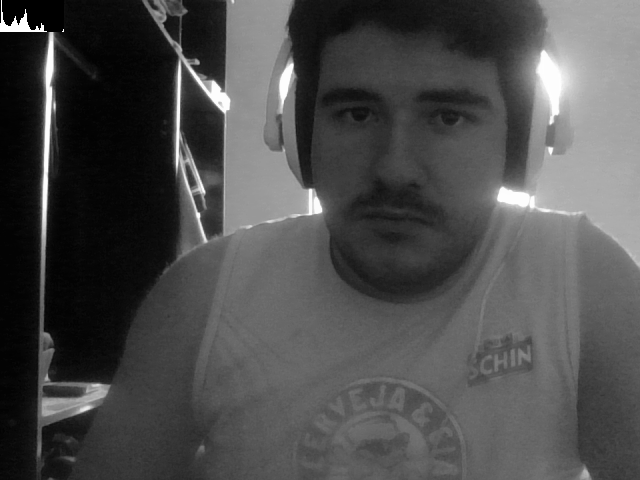
//> input picture Imagem em cinza.png, 640 x 480 px, given in place of the camera
$ ./filtrohomomorfico   (built with g++ and OpenCV 4)
//> lines starting //> are read from the running program, lines starting //| are printed output that depends on the picture; after the words box and inside, x2 and y2 are one past the last pixel; in counts of white or black regions, pixels touching at a corner belong together
#include <iostream>
#include <opencv2/opencv.hpp>
#include <vector>

using namespace cv;

#define RADIUS 20

void on_trackbar_frequency(int, void*) {}

void on_trackbar_noise_gain(int, void*) {}

void on_trackbar_HMMF_GamaH(int, void*) {}

void on_trackbar_HMMF_GamaL(int, void*) {}

void on_trackbar_HMMF_D0(int, void*) {}

void on_trackbar_HMMF_C(int, void*) {}

void menu() {
  std::cout << "e : habilita/desabilita interferencia\n"
               "m : habilita/desabilita o filtro mediano\n"
               "g : habilita/desabilita o filtro gaussiano\n"
               "p : realiza uma amostra das imagens\n"
               "s : habilita/desabilita subtração de fundo\n"
               "b : realiza uma amostra do fundo da cena\n"
               "n : processa o negativo\n";
}

// troca os quadrantes da imagem da DFT
void deslocaDFT(cv::Mat& image) {
  cv::Mat tmp, A, B, C, D;

  // se a imagem tiver tamanho impar, recorta a regiao para
  // evitar cópias de tamanho desigual
  image = image(cv::Rect(0, 0, image.cols & -2, image.rows & -2));
  int cx = image.cols / 2;
  int cy = image.rows / 2;

  // reorganiza os quadrantes da transformada
  // A B   ->  D C
  // C D       B A
  A = image(cv::Rect(0, 0, cx, cy));
  B = image(cv::Rect(cx, 0, cx, cy));
  C = image(cv::Rect(0, cy, cx, cy));
  D = image(cv::Rect(cx, cy, cx, cy));

  // A <-> D
  A.copyTo(tmp);
  D.copyTo(A);
  tmp.copyTo(D);

  // C <-> B
  C.copyTo(tmp);
  B.copyTo(C);
  tmp.copyTo(B);
}

// Gera o filtro homomorfico
void FiltroHomomorfico(cv::Mat& filter, float GamaH, float GamaL, float D0, float C) {
  int width = filter.cols;
  int height = filter.rows;
  float D2 = 0.0;
  //C = C/10;
  D0 = D0 + 0.001;//somado um valor pequeno apenas para não zerar o valor de D0
  for (int i = 0; i < height; i++) {
    for (int j = 0; j < width; j++) {
      D2 = ((i-height/2)*(i-height/2) + (j-width/2)*(j-width/2));
      filter.at<float>(i, j) = (GamaH - GamaL) * (1 - exp(-C*( D2 / (D0*D0)) )) + GamaL;
    }
  }

  normalize(filter, filter, 0, 1, cv::NORM_MINMAX);
  imshow("F homomorfico", filter);
}

int main(int, char**) {
  cv::VideoCapture cap;
  cv::Mat imaginaryInput, complexImage, multsp;
  cv::Mat padded, filter, mag;
  cv::Mat image, imagegray, tmp, magI;
  cv::Mat_<float> realInput, zeros, ones;
  cv::Mat backgroundImage;
  std::vector<cv::Mat> planos;

  // habilita/desabilita ruido
  bool noise = true;
  // frequencia do ruido
  int freq = 10;
  int freq_max;
  // ganho do ruido
  int gain_int = 0;
  int gain_max = 100;
  float gain = 0;

  //Parametros do filtro homomorfico
  int gamah_max = 50;
  int gamal_max = 50;
  int d0_max = 50;
  int c_max = 50;

  int gamah = 10;
  int gamal = 5;
  int d0 = 10;
  int c = 5;

  // habilita filtro da mediana
  bool median = false;
  // habilita o filtro gaussiano
  bool gaussian = false;
  // habilita o negativo da imagem
  bool negative = false;

  // realiza amostragem da imagem
  bool sample = false;

  // captura background
  bool background = false;

  // subtrai fundo da imagem
  bool subtract = false;

  // valor do ruido
  float mean;

  // guarda tecla capturada
  char key;

  // valores ideais dos tamanhos da imagem
  // para calculo da DFT
  int dft_M, dft_N;

  //  char TrackbarRadiusName[50];
  //  std::strcpy(TrackbarFrequencyName, "Raio");

  // abre a câmera
  cap.open(0);

  // apresenta as opcoes de interacao
  menu();

  cap.set(cv::CAP_PROP_FRAME_WIDTH, 640);
  cap.set(cv::CAP_PROP_FRAME_HEIGHT, 480);

  if (!cap.isOpened()) return -1;

  // captura uma imagem para recuperar as
  // informacoes de gravação
  cap >> image;
//> image is the input picture: 480 rows x 640 cols, CV_8UC3; min 0, max 255, mean 76.7

  // identifica os tamanhos otimos para
  // calculo do FFT
  dft_M = cv::getOptimalDFTSize(image.rows);
//> dft_M = 480
  dft_N = cv::getOptimalDFTSize(image.cols);
//> dft_N = 640

  freq_max = dft_M / 2 - 1;
//> freq_max = 239
  cv::namedWindow("original", 1);
  cv::createTrackbar("frequencia", "original", &freq, freq_max, on_trackbar_frequency);
  on_trackbar_frequency(freq, 0);

  cv::createTrackbar("amp. ruido", "original", &gain_int, gain_max, on_trackbar_frequency);
  on_trackbar_noise_gain(gain_int, 0);

  //Filtro homomorfico
  cv::createTrackbar("GamaH", "original", &gamah, gamah_max, on_trackbar_HMMF_GamaH);
  on_trackbar_HMMF_GamaH(gamah, 0);

  cv::createTrackbar("GamaL", "original", &gamal, gamal_max, on_trackbar_HMMF_GamaL);
  on_trackbar_HMMF_GamaL(gamal, 0);

  cv::createTrackbar("D0", "original", &d0, d0_max, on_trackbar_HMMF_D0);
  on_trackbar_HMMF_D0(d0, 0);

  cv::createTrackbar("C", "original", &c, c_max, on_trackbar_HMMF_C);
  on_trackbar_HMMF_C(c, 0);

  // realiza o padding da imagem
  cv::copyMakeBorder(image, padded, 0, dft_M - image.rows, 0,
                     dft_N - image.cols, cv::BORDER_CONSTANT,
                     cv::Scalar::all(0));

  // parte imaginaria da matriz complexa (preenchida com zeros)
  zeros = cv::Mat_<float>::zeros(padded.size());
  ones = cv::Mat_<float>::zeros(padded.size());

  // prepara a matriz complexa para ser preenchida
  complexImage = cv::Mat(padded.size(), CV_32FC2, cv::Scalar(0));

  // a função de transferencia (filtro de frequencia) deve ter o
  // mesmo tamanho e tipo da matriz complexa
  filter = complexImage.clone();

  // cria uma matriz temporária para criar as componentes real
  // e imaginaria do filtro ideal
  tmp = cv::Mat(dft_M, dft_N, CV_32F);

  // prepara o filtro passa-baixas ideal
  for (int i = 0; i < dft_M; i++) {
    for (int j = 0; j < dft_N; j++) {
      if ((i - dft_M / 2) * (i - dft_M / 2) +
              (j - dft_N / 2) * (j - dft_N / 2) <
          RADIUS * RADIUS) {
        tmp.at<float>(i, j) = 1.0;
      }
    }
  }
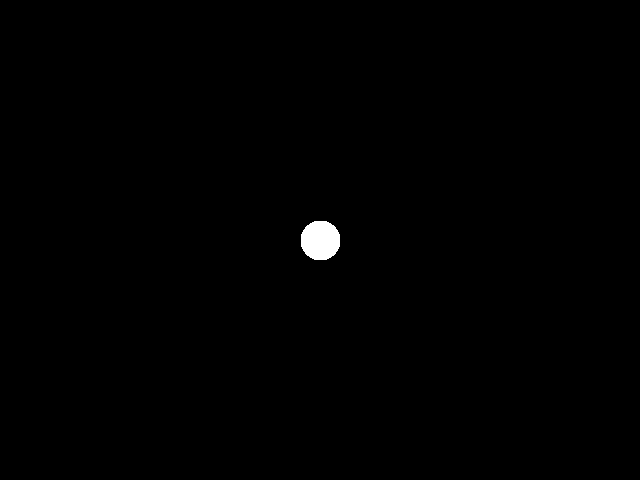
//> tmp: 480 rows x 640 cols, CV_32FC1; values 0 (black) and 1 (white), 0.41% white; 1 white region, box (x1, y1, x2, y2) and area: (301, 221, 340, 260) 1245

  //Excluir isto
  Mat HMMF = cv::Mat(dft_M, dft_N, CV_32F);

  // cria a matriz com as componentes do filtro e junta
  // ambas em uma matriz multicanal complexa
  //cv::Mat comps[] = {tmp, tmp};
  //cv::merge(comps, 2, filter);

  for (;;) {
    cap >> image;

    FiltroHomomorfico(HMMF, gamah, gamal, d0, c);
//> after the loop in FiltroHomomorfico, `for (int i = 0; i < height; i++)`:
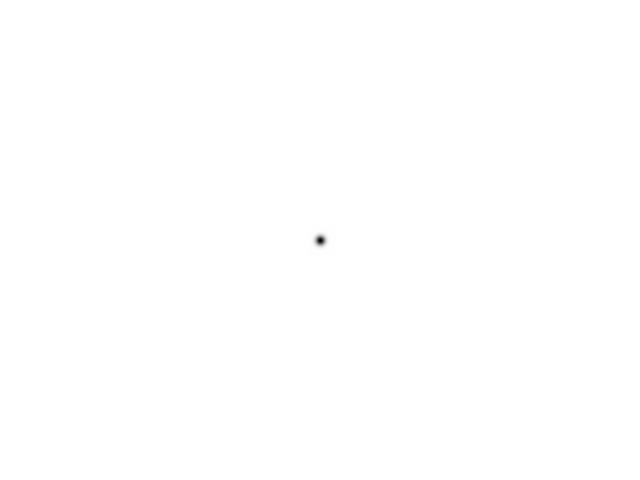
//> filter: 480 rows x 640 cols, CV_32FC1; min 5, max 10, mean 10; drawn with min black and max white

    // cria a matriz com as componentes do filtro e junta
    // ambas em uma matriz multicanal complexa
    cv::Mat comps[] = {HMMF, HMMF};
    cv::merge(comps, 2, filter);

    cv::cvtColor(image, imagegray, cv::COLOR_BGR2GRAY);
    if (background == true) {
      imagegray.copyTo(backgroundImage);
      background = false;
    }

    if (subtract) {
      imagegray = cv::max(imagegray - backgroundImage, cv::Scalar(0));
    }

    if (negative) {
      bitwise_not(imagegray, imagegray);
    }
    if (median) {
      cv::medianBlur(imagegray, image, 3);
      image.copyTo(imagegray);
    }
    if (gaussian) {
      cv::GaussianBlur(imagegray, image, cv::Size(3, 3), 0);
      image.copyTo(imagegray);
    }
    cv::imshow("original", imagegray);

    // realiza o padding da imagem
    cv::copyMakeBorder(imagegray, padded, 0, dft_M - image.rows, 0,
                       dft_N - image.cols, cv::BORDER_CONSTANT,
                       cv::Scalar::all(0));

    // limpa o array de matrizes que vao compor a
    // imagem complexa
    planos.clear();
    // cria a compoente real
    realInput = cv::Mat_<float>(padded);
    // insere as duas componentes no array de matrizes
    planos.push_back(realInput);
    planos.push_back(zeros);
//> planos[1]: 480 rows x 640 cols, CV_32FC1; every value is 0

    // combina o array de matrizes em uma unica
    // componente complexa
    cv::merge(planos, complexImage);

    // calcula o dft
    cv::dft(complexImage, complexImage);
    // realiza a troca de quadrantes
    deslocaDFT(complexImage);

    // exibe o espectro e angulo de fase
    // armazena amostra das imagens
    {
      planos.clear();
      cv::split(complexImage, planos);

      cv::Mat magn, angl, anglInt, magnInt;
      cv::cartToPolar(planos[0], planos[1], magn, angl, false);
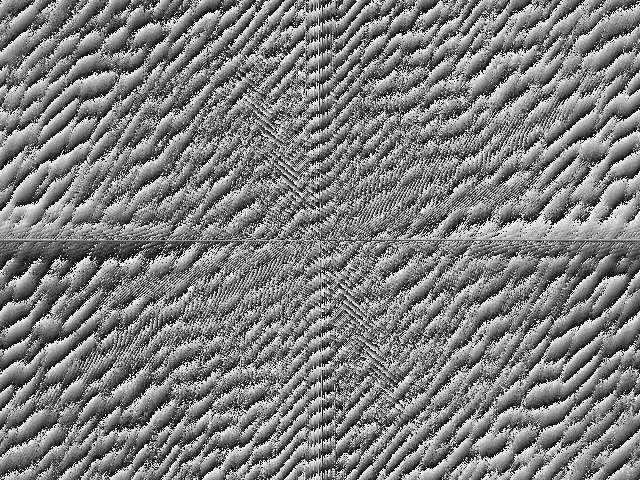
//> angl: 480 rows x 640 cols, CV_32FC1; min 0, max 6.28, mean 3.14; drawn with min black and max white
      cv::normalize(angl, angl, 0, 255, cv::NORM_MINMAX);
      angl.convertTo(anglInt, CV_8U);
      cv::imshow("Angulo de Fase", anglInt);

      cv::magnitude(planos[0], planos[1], planos[0]);
      magI = planos[0];
      magI += cv::Scalar::all(1);
      cv::log(magI, magI);
      cv::normalize(magI, magI, 0, 255, cv::NORM_MINMAX);
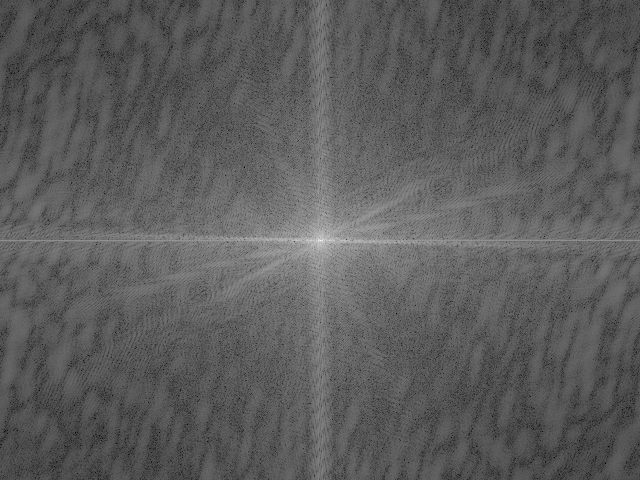
//> magI: 480 rows x 640 cols, CV_32FC1; min 0, max 255, mean 92.6
      magI.convertTo(magnInt, CV_8U);
      cv::imshow("Espectro", magnInt);

      if (sample == true) {
        cv::imwrite("dft-imagem.png", padded);
        cv::imwrite("dft-espectro.png", magnInt);
        cv::imwrite("dft-angl.png", anglInt);
        std::cout << "#### sample ok ###\n";
        menu();
        sample = false;
      }
    }

    // aplica o filtro de frequencia
    cv::mulSpectrums(complexImage, filter, complexImage, 0);

    // limpa o array de planos
    planos.clear();

    // separa as partes real e imaginaria para modifica-las
    cv::split(complexImage, planos);

    // usa o valor medio do espectro para dosar o ruido
    mean = cv::abs(planos[0].at<float>(dft_M / 2, dft_N / 2));
//> mean = 0

    // insere ruido coerente, se habilitado
    if (noise) {
      gain = 1.0 * gain_int / gain_max;
      // F(u,v) recebe ganho proporcional a F(0,0)
      planos[0].at<float>(dft_M / 2 + freq, dft_N / 2 + freq) += gain * mean;

      planos[1].at<float>(dft_M / 2 + freq, dft_N / 2 + freq) += gain * mean;

      // F*(-u,-v) = F(u,v)
      planos[0].at<float>(dft_M / 2 - freq, dft_N / 2 - freq) =
          planos[0].at<float>(dft_M / 2 + freq, dft_N / 2 + freq);
//> planos[0]: 480 rows x 640 cols, CV_32FC1; min -1837876.2, max 1424897, mean -74.3

      planos[1].at<float>(dft_M / 2 - freq, dft_N / 2 - freq) =
          -planos[1].at<float>(dft_M / 2 + freq, dft_N / 2 + freq);
//> planos[1]: 480 rows x 640 cols, CV_32FC1; min -1837876.2, max 1424896.9, mean -74.4
    }

    // recompoe os planos em uma unica matriz complexa
    cv::merge(planos, complexImage);

    // troca novamente os quadrantes
    deslocaDFT(complexImage);

    // calcula a DFT inversa
    cv::idft(complexImage, complexImage);

    // limpa o array de planos
    planos.clear();

    // separa as partes real e imaginaria da
    // imagem filtrada
    cv::split(complexImage, planos);
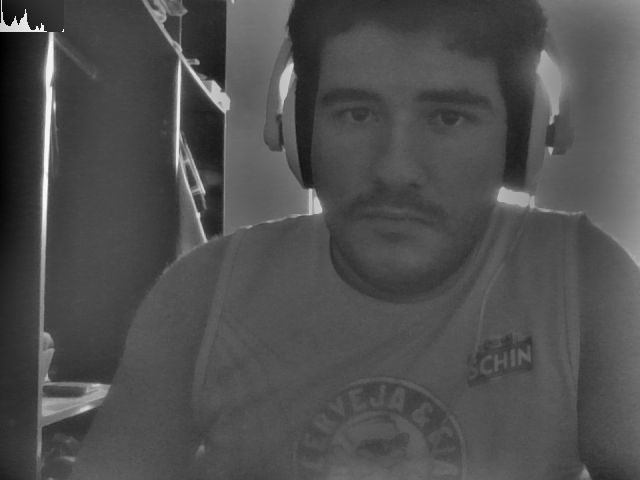
//> planos[0]: 480 rows x 640 cols, CV_32FC1; min -30660680, max 68151400, mean 0; drawn with min black and max white

    // normaliza a parte real para exibicao
    cv::normalize(planos[0], planos[0], 0, 1, cv::NORM_MINMAX);
    cv::imshow("filtrada", planos[0]);

    key = (char)cv::waitKey(10);
//> the 'e' key is pressed
    if (key == 27) break;  // esc pressed!
    switch (key) {
      case 'e':
        noise = !noise;
        break;
      case 'm':
        median = !median;
        menu();
        break;
      case 'g':
        gaussian = !gaussian;
        menu();
        break;
      case 'p':
        sample = true;
        break;
      case 'b':
        background = true;
        break;
      case 's':
        subtract = !subtract;
        break;
      case 'n':
        negative = !negative;
        break;
    }
  }
  return 0;
}

$ run again, on biel.png
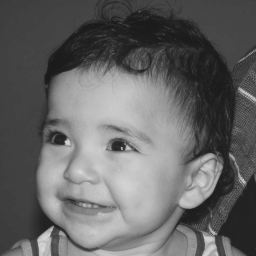
//> input picture biel.png, 256 x 256 px, given in place of the camera
//> image is the input picture: 256 rows x 256 cols, CV_8UC3; min 26, max 219, mean 100.9
//> after the loop `for (int i = 0; i < dft_M; i++)`:
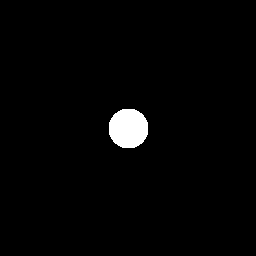
//> tmp: 256 rows x 256 cols, CV_32FC1; values 0 (black) and 1 (white), 1.9% white; 1 white region, box (x1, y1, x2, y2) and area: (109, 109, 148, 148) 1245
//> mean = 0
//> `cv::split(complexImage, planos);`:
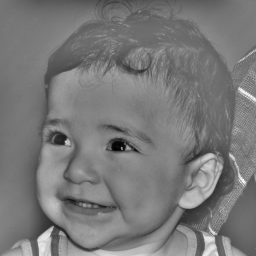
//> planos[0]: 256 rows x 256 cols, CV_32FC1; min -7774328.5, max 8560521, mean 0; drawn with min black and max white
